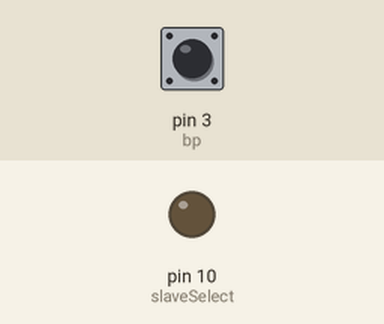
Simulated run of this sketch. Board: Arduino Uno, built for the host (arithmetic inside an expression is 32-bit, double 64-bit). On the bench: output pins drawn as LEDs (lit = HIGH). The inputs (shaded band) are chosen by the test bench; at power-on: pin 3 (bp) HIGH.

Above: at 1.2 s.
1.3 s: pin 3 (bp) pulled LOW for 0.15 s
At 2.6 s:
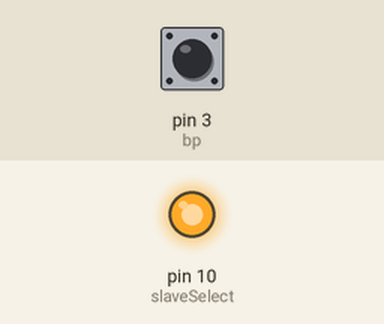
2.9 s: pin 3 (bp) pulled LOW for 3.2 s
At 3.45 s:
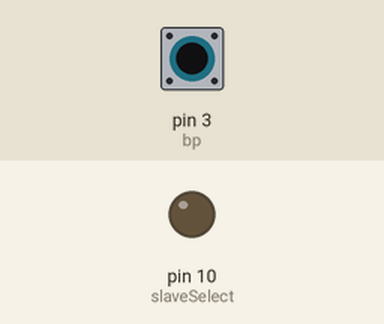
Timing chart, 0 to 7.6 s (numbered marks = the images above; inputs shaded):
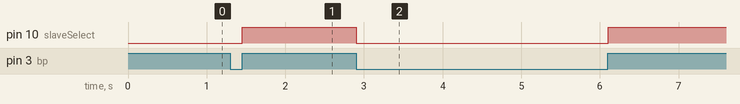

Measured:
- after the input at 1.3 s, pin 10 (slaveSelect): LOW → HIGH after 0.15 s
- after the input at 2.9 s, pin 10 (slaveSelect): HIGH → LOW at once, → HIGH 3.2 s later

The sketch:

Master.ino
```cpp
//Master

#include <SPI.h>

#define bp 3

const int slaveSelect = 10;
unsigned char tps_com[5];

void setup() {

  SPI.begin();
  pinMode(slaveSelect, OUTPUT);
  pinMode(bp, INPUT_PULLUP);
  Serial.begin(9600);

  tps_com[0] = 0b10010011;
  tps_com[1] = 0b01110101;
  tps_com[2] = 0b10011010;
  tps_com[3] = 0b01010100;
  tps_com[4] = 0b01100011;

}

void loop() {

  if (digitalRead(bp) == 0){

    digitalWrite(slaveSelect, 0);

    for (int i = 0; i < 5; i++){
      SPI.transfer(tps_com[i]);
      delay(10);
    }

    digitalWrite(slaveSelect, 1);
  }
  byte in_byte;

  // SPIF indicates transmission complete (byte received)

  if ((SPSR & (1 << SPIF)) != 0)
  {
    in_byte = SPDR;

    SPDR = 20;  // valeur qu'on envoie
  }

  byte data[] = {0x11, 0x00, 0x00, 0x00};  // 24 bits (8bits/octets * 4 octets)
  // envoie de 24 bits de data
  for (int i=0; i<4; i++) {
    SPI.transfer(data[i]);   // envoi 8 bits
  }
}
```
